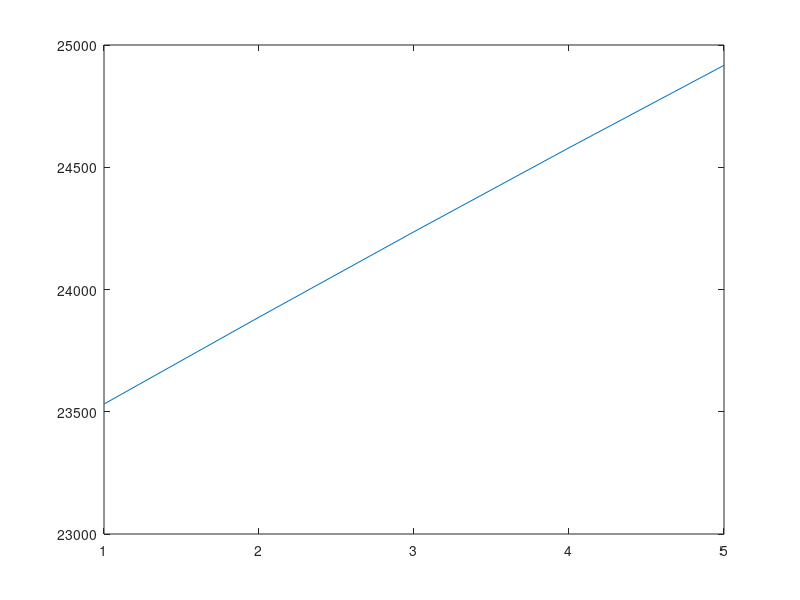

This figure's MATLAB source:
% // TI File $Revision: /main/3 $
% // Checkin $Date: November 09, 2010   13:05:07 $
% // =====================================================================================
% //  This software is licensed for use with Texas Instruments C28x
% //  family DSCs.  This license was provided to you prior to installing
% //  the software.  You may review this license by consulting a copy of
% //  the agreement in the doc directory of this library.
% //======================================================================================
% /* ==============================================================================
% 
% System Name:    Signal Generator Module demo 
% 
% File Name:      SGENT1.m
% 
% Description:    Primary System file for demonstrating the Signal Generator module
% 
% Originator:     Digital control systems Group - Texas Instruments
% 
% Target dependency:  C28x
% 
% Description:
% ============
% 
%    The "C" frame work, for demonstrating the signal generator module is given below
%                  ___________           _____________
%                 |           |         |             |
%                 |           | X1=OUT  |   EVMDAC    |
%                 |  SGENT_1  |-------->|   DLOG_4CH  |
%                 |           |         |   PWMDAC    |
%                 |___________|         |_____________|
% 
% */
% //######################################################################################
% // $TI Release: C28x SGEN Library v1.00 $
% // $Release Date: November 09, 2011 $
% // $Copyright: $
% //######################################################################################

close all
clear all

N=input('Please enter signal length N =');

t=1:N;

step_max=1000;

gain=1;
f=50;
fs=20000;

fmax=step_max*fs/65536
freq=2^15*f/fmax

f_norm=163.84;             %f_norm is normalized frequency in Q16 format, f/fs*2^16
phase_norm=8192;        %normalized phase offset phase_norm=(pi/4/(2*pi))*2^16=8192
                        %here phase offset=pi/4
                        
output=gain*sin(2*pi*(f_norm*t/2^16+phase_norm/2^16));

output=output*2^15;     %Q15 format

plot(output)